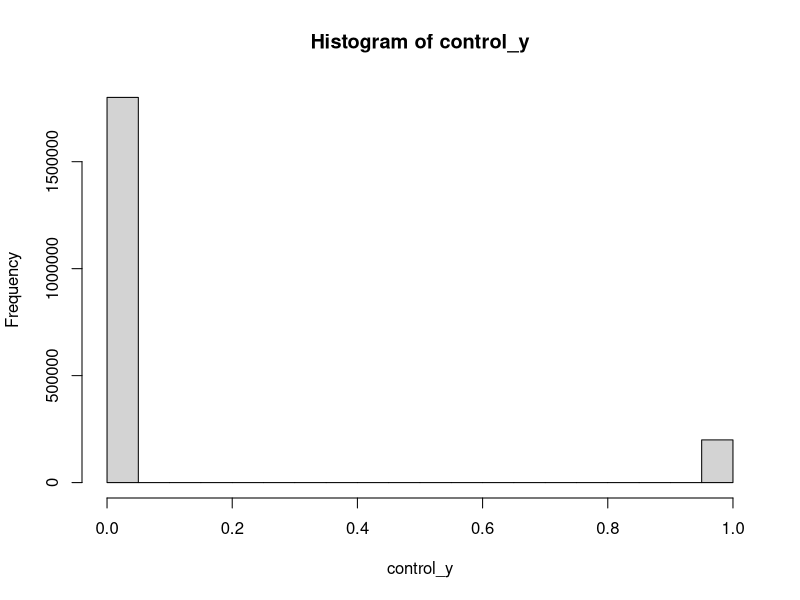
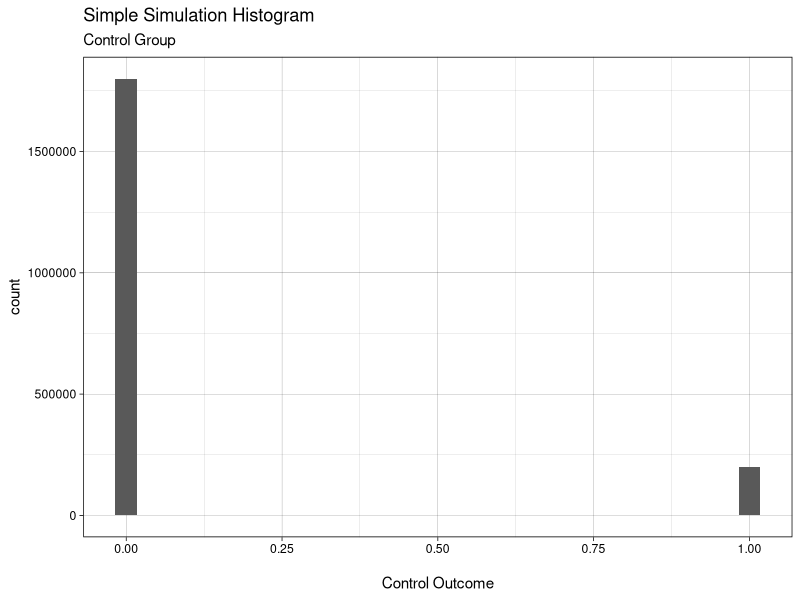
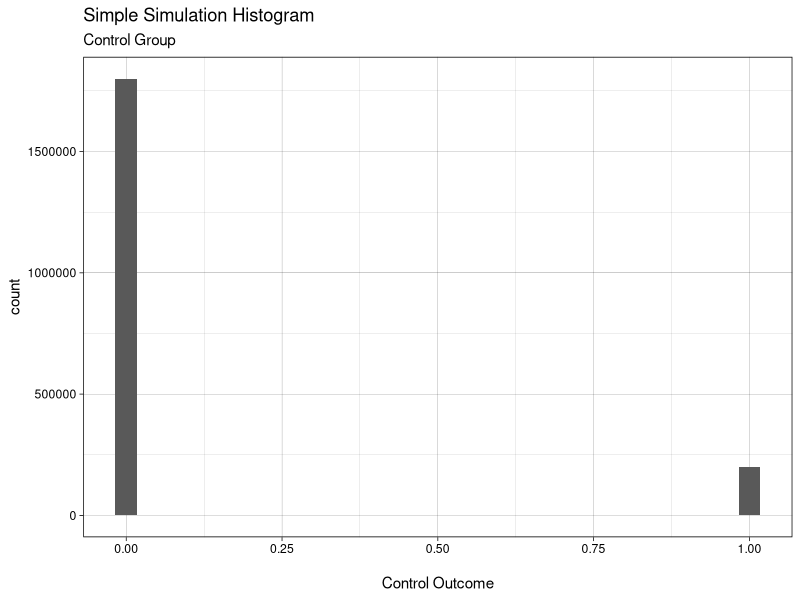
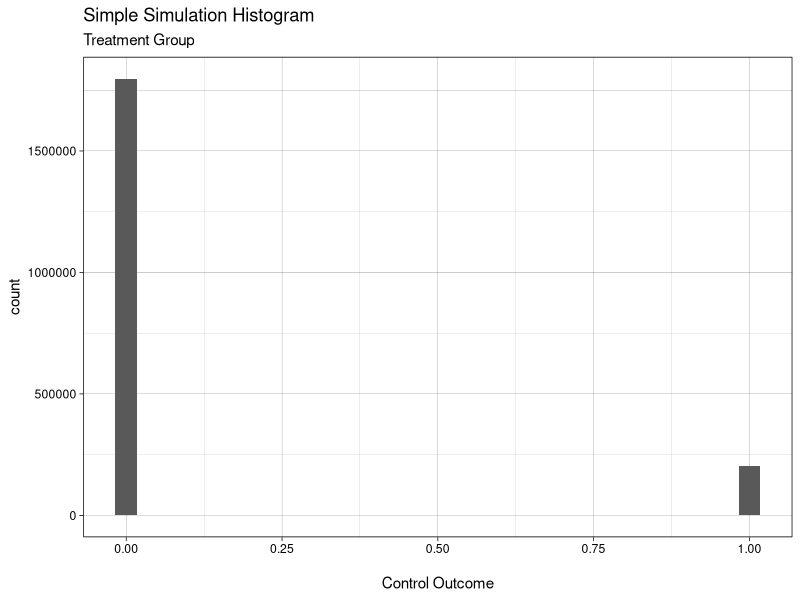
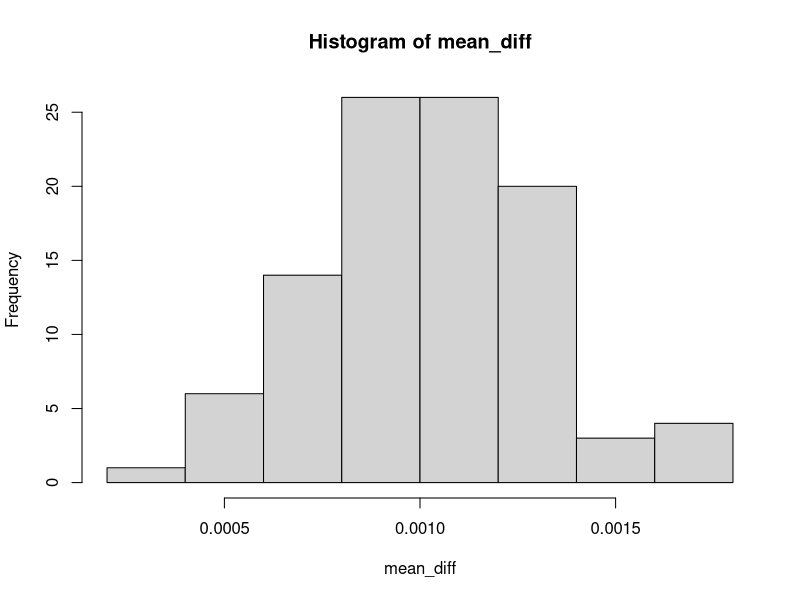

Reproduce these figures in R, in order. (Note: this script raises an error after producing the figures.)
## ---- chunk 1
# Load required packages
xfun::pkg_attach2("DiagrammeR")
## ---- chunk 2
DiagrammeR::mermaid("
graph TB
  A[Hypothesise DGP]-->AA[Identification strategies]
  AA-->B[Functions for 1 draw & analysis]
  B-->C[Function to repeat for n draws]
  B-- Debug -->B
  C-->D[Plot simulations]
  C-- Debug -->C 
  D-- Debug -->D
  D-- Iterate -->A
")
## ---- chunk 3
control_y_1 <- rbinom(n = 1, size = 1, prob = 0.1)
control_y_1
## ---- chunk 4
# number of observations variable to ensure consistency across sims
n_obs <- 2e6
control_prob <- 0.1

control_y <- rbinom(n = n_obs, size = 1, prob = control_prob)
hist(control_y)
## ---- chunk 5
# ggplot2 is a member of the "tidyverse" set of packages
xfun::pkg_attach2("tidyverse")

# I personally enjoy the simplicity of the "linedraw" theme
theme_set(theme_linedraw())

# ggplot cannot accept a vector, like `hist` 
# You need to convert to a data frame or the tidyverse equivalent "tibble"
control_y_tbl <- as_tibble(control_y)

# Plot and change the x-axis label
ggplot(control_y_tbl, aes(x = value)) + # as_tibble names the column "value" by default
  geom_histogram() + 
  xlab("\nControl Outcome") + # \n adds a line break before the label
  ggtitle("Simple Simulation Histogram", subtitle = "Control Group")
## ---- chunk 6
# @param outcomes numeric vector
# @param subtitle character string of the plot's subtitle

plot_histogram <- function(outcomes, subtitle) {
  if (missing(subtitle)) stop("subtitle must be specified")
  x_tbl <- as_tibble(outcomes)
  ggplot(x_tbl, aes(x = value)) + 
  geom_histogram() + 
  xlab("\nControl Outcome") +
  ggtitle("Simple Simulation Histogram", subtitle = subtitle)
}

plot_histogram(outcomes = control_y, subtitle = "Control Group")
## ---- chunk 7
rel_effect <- 0.01
treat_prob <- control_prob + (control_prob * rel_effect)
treatment_y <- rbinom(n = n_obs, size = 1, prob = treat_prob)

plot_histogram(treatment_y, subtitle = "Treatment Group")
## ---- chunk 8
mean(treatment_y) - mean(control_y) 
## ---- chunk 9
# @param n integer number of draws per treatment arm
# @param control_prob numeric probability of control success [0, 1]
# @param rel_effect numeric relative effect, change in success probability 
# caused by treatment 

one_sim <- function(n, control_prob, rel_effect) {
  treat_prob <- control_prob + (control_prob * rel_effect)
    
  cy <- rbinom(n = n, size = 1, prob = control_prob)
  ty <- rbinom(n = n, size = 1, prob = treat_prob)
  
  mean(ty) - mean(cy)
}
## ---- chunk 10
one_sim(n = n_obs, control_prob = control_prob, 
        rel_effect = rel_effect)
## ---- chunk 11
# package to add a progress bar to monitor loop progress
xfun::pkg_attach2("progress")

# Create vector of NAs to take the simulation results
n_sims <- 100
mean_diff <- rep(NA, n_sims)
pb <- progress_bar$new(total = n_sims)

for (i in seq_along(mean_diff)) {
  pb$tick() # increment the progress bar
  mean_diff[i] <- one_sim(n = n_obs, control_prob = control_prob, 
        rel_effect = rel_effect)
  #if (is.na(mean_diff[i])) stop(paste(i, "is missing"))
}

hist(mean_diff)
## ---- chunk 12
system.time(
  mean_diff <- replicate(n_sims, one_sim(n = n_obs, 
                                       control_prob = control_prob, 
                                       rel_effect = rel_effect))
)
## ---- chunk 13
system.time(
  for (i in seq_along(mean_diff)) {
    mean_diff[i] <- one_sim(n = n_obs, control_prob = control_prob, 
        rel_effect = rel_effect)
  }
)
## ---- chunk 14
xfun::pkg_attach2("mcreplicate")

system.time(
  mc_replicate(n_sims, one_sim(n = n_obs, 
                              control_prob = control_prob, 
                              rel_effect = rel_effect),
              mc.cores = 4)
)
## ---- chunk 15
diff_means_1000 <- mc_replicate(1e3, one_sim(n = n_obs, 
                                      control_prob = control_prob, 
                                      rel_effect = rel_effect),
                              mc.cores = 4)

# find mean of all simulations for plotting
mean_of_means <- mean(diff_means_1000)

# plot simulations with line at mean value
diff_means_1000_tbl <- as_tibble(diff_means_1000)

ggplot(diff_means_1000_tbl, aes(value)) +
  geom_histogram(alpha = 0.6, fill = "#29ffc6") +
  geom_vline(xintercept = mean_of_means, linetype = "dashed") +
  xlab("\nTreatment - Control") +
  ggtitle("Monte Carlo Results", 
          subtitle = "Difference of means for binary outcome\n1,000 simulations")
## ---- chunk 16
# Function to test
two <- function() {
  four <- 2 + 2
  if (four != 4) 
    stop("Did not add 2 + 2 correctly")
  
  four / 2
}

# Automated test 
if (two() != 2) stop("function two did not return two")
## ---- chunk 17
DiagrammeR::mermaid("
graph LR
  Z-->Y
  Z-->X
  X-->Y
")
